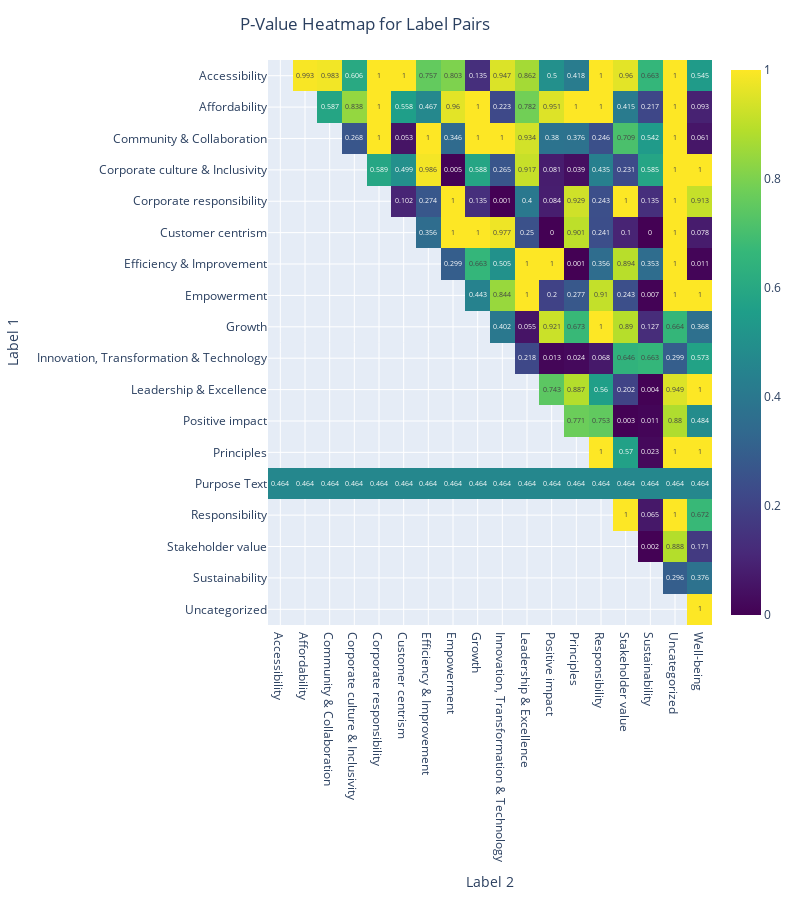

The notebook cell saved with this chart:
### Code cell
(
    px.imshow(
        results_df.pivot(index="Label 1", columns="Label 2", values="P-Value").round(3),
        text_auto=True,
        aspect='auto',
        color_continuous_scale='Viridis',
        width=800,
        height=900
    )
    .update_layout(
        title='P-Value Heatmap for Label Pairs',
        xaxis_title='Label 2',
        yaxis_title='Label 1',
        title_x=0.3,
    )
)

### Figure 1 — Plotly figure (JSON) as saved in the notebook; plotly's stock layout.template omitted (floating-point values rounded to 4 significant figures; data arrays with more than 128 entries replaced by an {"elided": "..."} marker saying what was removed)
{"data": [{"coloraxis": "coloraxis", "hovertemplate": "Label 2: %{x}<br>Label 1: %{y}<br>color: %{z}<extra></extra>", "name": "0", "texttemplate": "%{z}", "type": "heatmap", "x": ["Accessibility", "Affordability", "Community & Collaboration", "Corporate culture & Inclusivity", "Corporate responsibility", "Customer centrism", "Efficiency & Improvement", "Empowerment", "Growth", "Innovation, Transformation & Technology", "Leadership & Excellence", "Positive impact", "Principles", "Responsibility", "Stakeholder value", "Sustainability", "Uncategorized", "Well-being"], "xaxis": "x", "y": ["Accessibility", "Affordability", "Community & Collaboration", "Corporate culture & Inclusivity", "Corporate responsibility", "Customer centrism", "Efficiency & Improvement", "Empowerment", "Growth", "Innovation, Transformation & Technology", "Leadership & Excellence", "Positive impact", "Principles", "Purpose Text", "Responsibility", "Stakeholder value", "Sustainability", "Uncategorized"], "yaxis": "y", "z": {"elided": "18x18 float values"}}], "layout": {"coloraxis": {"colorscale": [[0, "#440154"], [0.1111, "#482878"], [0.2222, "#3e4989"], [0.3333, "#31688e"], [0.4444, "#26828e"], [0.5556, "#1f9e89"], [0.6667, "#35b779"], [0.7778, "#6ece58"], [0.8889, "#b5de2b"], [1, "#fde725"]]}, "height": 900, "margin": {"t": 60}, "title": {"text": "P-Value Heatmap for Label Pairs", "x": 0.3}, "width": 800, "xaxis": {"anchor": "y", "domain": [0, 1], "title": {"text": "Label 2"}}, "yaxis": {"anchor": "x", "autorange": "reversed", "domain": [0, 1], "title": {"text": "Label 1"}}}}
